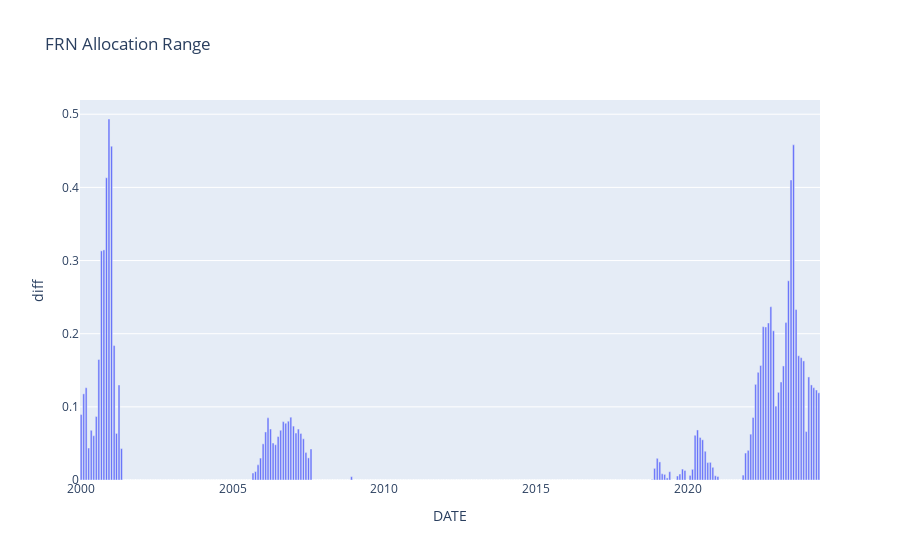

The cell this chart's notebook holds for it:
### Code cell
for asset in fixed_list:
    min = fixed.filter(pl.col("ASSET_CLASS_ID").is_in([asset]))
    min = min.group_by(["DATE"]).agg(pl.col("split").min())

    max = fixed.filter(pl.col("ASSET_CLASS_ID").is_in([asset]))
    max = max.group_by(["DATE"]).agg(pl.col("split").max())
    print(max.sort("DATE"))

    diff = min.join(max, on=["DATE"], how="inner")
    print(diff.sort("DATE"))
    diff = diff.with_columns((pl.col("split_right") - pl.col("split")).alias("diff"))
    diff.sort("DATE")
    diff = diff.to_pandas()
    fig = px.bar(diff, x='DATE', y='diff', title=asset + " Allocation Range")   
    fig.show()

### Figure 1 — Plotly figure (JSON) as saved in the notebook; plotly's stock layout.template omitted (floating-point values rounded to 4 significant figures; data arrays with more than 128 entries replaced by an {"elided": "..."} marker saying what was removed)
{"data": [{"alignmentgroup": "True", "hovertemplate": "DATE=%{x}<br>diff=%{y}<extra></extra>", "legendgroup": "", "marker": {"color": "#636efa", "pattern": {"shape": ""}}, "name": "", "offsetgroup": "", "orientation": "v", "showlegend": false, "textposition": "auto", "type": "bar", "x": {"elided": "293 str values"}, "xaxis": "x", "y": {"elided": "293 float values"}, "yaxis": "y"}], "layout": {"barmode": "relative", "legend": {"tracegroupgap": 0}, "title": {"text": "FRN Allocation Range"}, "xaxis": {"anchor": "y", "domain": [0, 1], "title": {"text": "DATE"}}, "yaxis": {"anchor": "x", "domain": [0, 1], "title": {"text": "diff"}}}}
